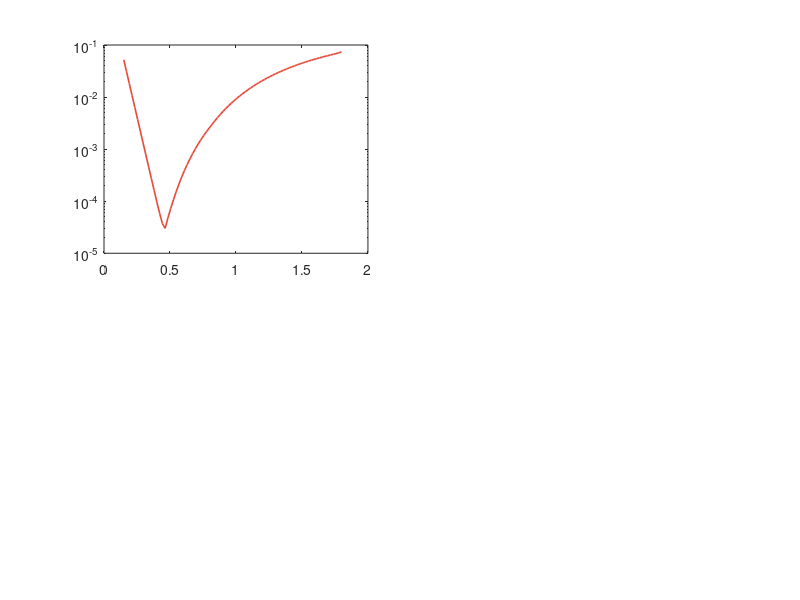

Write the MATLAB code that produced this figure. (Note: this script raises an error after producing the figure.)
function sinc_two_masters()
%% sinc_two_masters - Chapter 20, Etude 20.3.  Sinc expansions: two masters, span and spacing.
% Author: Dr. Denys Dutykh.

    script_dir = fileparts(mfilename('fullpath'));
    out_dir = fullfile(script_dir, '..', '..', '..', ...
                       'textbook', 'figures', 'ch20', 'matlab');
    if ~exist(out_dir, 'dir'); mkdir(out_dir); end

    N_fix = 48; hs = linspace(0.15, 1.8, 80);
    err_sweep = arrayfun(@(h) sinc_err(N_fix, h), hs);

    Ns = [8 12 16 24 32 48 64 96 128 192];
    h_opts = sqrt(pi^2 ./ (2*Ns));
    err_opt = arrayfun(@(i) sinc_err(Ns(i), h_opts(i)), 1:length(Ns));

    NAVY=[20 45 110]/255; CORAL=[231 76 60]/255; TEAL=[22 160 133]/255;
    fig = figure('Position',[100 100 1100 800],'Color','w');
    [~, jstar] = min(err_sweep);
    h_theory = sqrt(pi^2/(2*N_fix));

    % ---- (a) V-shape: empirical error vs h ---------------------------
    subplot(2,2,1);
    semilogy(hs, err_sweep, 'Color', CORAL, 'LineWidth', 1.2); hold on;
    xline(hs(jstar), ':', 'Color', NAVY, 'LineWidth', 1.0, ...
          'DisplayName', sprintf('h* = %.2f empirical', hs(jstar)));
    xline(h_theory, '--', 'Color', TEAL, 'LineWidth', 1.0, ...
          'DisplayName', sprintf('sqrt(pi^2/(2N)) = %.2f', h_theory));
    xlabel('h'); ylabel('max error'); grid on; box on;
    title(sprintf('(a) Fix N=%d, vary h', N_fix));
    legend('show', 'Location', 'northwest');

    % ---- (b) NEW: two-master decomposition ---------------------------
    subplot(2,2,2);
    hs_an = linspace(min(hs), max(hs), 400);
    E_W  = (4/pi) .* exp(-pi^2 ./ (2*hs_an));
    E_DT = 4 .* exp(-N_fix .* hs_an ./ 2);
    semilogy(hs_an, E_W,  '--', 'Color', NAVY,  'LineWidth', 1.0, ...
             'DisplayName', 'E_W (bandwidth) ~ exp(-pi^2/(2h))'); hold on;
    semilogy(hs_an, E_DT, '--', 'Color', CORAL, 'LineWidth', 1.0, ...
             'DisplayName', 'E_{DT} (grid span) ~ exp(-Nh/2)');
    semilogy(hs_an, E_W + E_DT, 'Color', TEAL, 'LineWidth', 1.4, ...
             'DisplayName', 'sum: E_W + E_{DT}');
    semilogy(hs, err_sweep, 'Color', [0.5 0.5 0.5], 'LineWidth', 0.7, ...
             'DisplayName', 'empirical V');
    xline(hs(jstar), ':', 'Color', NAVY, 'LineWidth', 0.8, 'HandleVisibility', 'off');
    xlabel('h'); ylabel('error'); grid on; box on;
    title('(b) Two masters: bandwidth vs grid-span');
    legend('show', 'Location', 'southwest', 'FontSize', 7);
    ylim([1e-12 1e1]);

    % ---- (c) Subgeometric convergence at h_opt -----------------------
    subplot(2,2,3);
    semilogy(sqrt(Ns), err_opt, '-o', 'Color', TEAL, ...
             'MarkerFaceColor', 'w', 'LineWidth', 1.1, ...
             'DisplayName', 'sinc at h = sqrt(pi^2/(2N))'); hold on;
    semilogy(sqrt(Ns), exp(-pi*sqrt(Ns/2)), ':', 'Color', NAVY, 'LineWidth', 1.0, ...
             'DisplayName', 'exp(-pi sqrt(N/2))');
    xlabel('sqrt(N)'); ylabel('max error'); grid on; box on;
    title('(c) Subgeometric convergence at h = h*');
    legend('show', 'Location', 'northeast');

    % ---- (d) Grid cartoon -------------------------------------------
    subplot(2,2,4);
    hold on;
    for k = 1:2
        Nc = [8 32]; offs = [0.7 0.3]; cs = {CORAL, TEAL};
        hk = sqrt(pi^2/(2*Nc(k)));
        j = -floor(Nc(k)/2):floor(Nc(k)/2);
        yj = j * hk;
        scatter(yj, offs(k)*ones(size(yj)), 16, cs{k}, 'x', ...
                'DisplayName', sprintf('N=%d, h=%.2f', Nc(k), hk));
    end
    y_plot = linspace(-10, 10, 401);
    plot(y_plot, 0.05 + 0.6./cosh(y_plot), 'Color', NAVY, 'LineWidth', 1.0, ...
         'HandleVisibility', 'off');
    xlim([-10 10]); ylim([0 1.2]); box on;
    xlabel('y'); title('(d) Span and spacing grow together');
    legend('show', 'Location', 'northeast');

    set(fig, 'PaperPositionMode', 'auto');
    print(fig, fullfile(out_dir, 'sinc_two_masters.pdf'), '-dpdf');
    print(fig, fullfile(out_dir, 'sinc_two_masters.png'), '-dpng');
    fprintf('[20.3-matlab] figure saved\n');
end

function e = sinc_err(N, h)
    j = -floor(N/2):floor(N/2);
    yj = j * h;
    fj = 1 ./ cosh(yj);
    y = linspace(-20, 20, 4001);
    z = (y(:) - yj) / h;
    S = sin(pi*z) ./ (pi*z);
    S(abs(z) < 1e-14) = 1;
    approx = S * fj(:);
    e = max(abs(approx(:) - 1./cosh(y(:))));
end
